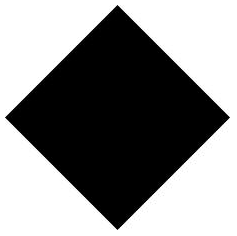
//> input picture images/diamond_model.png, 237 x 236 px
$ ./shape_match_example   (built with g++ and OpenCV 4)
//> lines starting //> are read from the running program, lines starting //| are printed output that depends on the picture; after the words box and inside, x2 and y2 are one past the last pixel; in counts of white or black regions, pixels touching at a corner belong together; pictures that were not available may be replaced by others from this repository, and a replacement may not be noted
### shape_match.h
// shape_match.h

#ifndef SHAPE_MATCH_H
#define SHAPE_MATCH_H

#include<opencv2/opencv.hpp>

#include<math.h>

// classes ///////////////////////////////////////////////////////////////////////////////////////////////////////
class AccumTableResult {
public:
    // member variables //////////////////////////////////////////////////////////////////////////////////////////
    int score;
    cv::Point accumTableLocation;

    //////////////////////////////////////////////////////////////////////////////////////////////////////////////
    static bool sortDescendingByScore(const AccumTableResult &atrLeft, const AccumTableResult &atrRight) {
        return(atrLeft.score > atrRight.score);
    }
};

// constants /////////////////////////////////////////////////////////////////////////////////////////////////////
const cv::Scalar SCALAR_BLACK = cv::Scalar(0.0, 0.0, 0.0);
const cv::Scalar SCALAR_WHITE = cv::Scalar(255.0, 255.0, 255.0);
const cv::Scalar SCALAR_YELLOW = cv::Scalar(0.0, 255.0, 255.0);
const cv::Scalar SCALAR_GREEN = cv::Scalar(0.0, 255.0, 0.0);
const cv::Scalar SCALAR_RED = cv::Scalar(0.0, 0.0, 255.0);

const double MIN_CANNY_THRESHOLD = 90.0;
const double MAX_CANNY_THRESHOLD = 180.0;

// function prototypes ///////////////////////////////////////////////////////////////////////////////////////////
bool checkIfDoublesAreEqual(double dblA, double dblB, double tolerance);
cv::Point findModelCenterOfMass(cv::Mat imgModel);
std::vector<cv::Point> calculateModelPointOffsets(cv::Mat imgModel, cv::Point modelCenterOfMass);
cv::Mat buildAccumTable(cv::Mat imgScene, std::vector<cv::Point> modelPointOffsets);
void runGeneralHough(cv::Mat imgModel, cv::Mat imgScene, cv::Mat accumTable);
std::vector<AccumTableResult> findAccumTableBestNResults(cv::Mat accumTable, int numBestResults);
void displayAccumTableVisually(cv::Mat accumTable);
void drawLetterOnImage(cv::Mat image, cv::String letter, cv::Point centerPoint, cv::Scalar color);
void printModelPointOffsetsToStdOut(std::vector<cv::Point> modelPointOffsets);
void printAccumTableToStdOut(cv::Mat accumTable);
void printAccumTableBestNResultsToStdOut(std::vector<AccumTableResult> bestNResults);

#endif      // end SHAPE_MATCH_H

### shape_match.cpp
// shape_match.cpp

#include"shape_match.h"

//////////////////////////////////////////////////////////////////////////////////////////////////////////////////
bool checkIfDoublesAreEqual(double dblA, double dblB, double tolearance) {
    if (std::fabs(dblA - dblB) < tolearance) {
        return true;
    } else {
        return false;
    }
}

//////////////////////////////////////////////////////////////////////////////////////////////////////////////////
cv::Point findModelCenterOfMass(cv::Mat imgModel) {
    // use the Hu Moments center of mass as the model reference points

    // Otsu thresh to a binary image
    cv::Mat imgThresh;
    cv::threshold(imgModel, imgThresh, 0.0, 255.0, CV_THRESH_BINARY_INV | CV_THRESH_OTSU);

    // then find outer contours
    std::vector<std::vector<cv::Point>> contours;
    cv::findContours(imgThresh.clone(), contours, CV_RETR_EXTERNAL, CV_CHAIN_APPROX_SIMPLE);

    // [7 lines of commented-out code are left out]
    cv::Moments moments = cv::moments(contours[0]);
    // cv::Moments moments = cv::moments(imgThresh);

    // using Hu Moments, find & return the center of mass
    int centerX = (int)(moments.m10 / moments.m00);
    int centerY = (int)(moments.m01 / moments.m00);
    return(cv::Point(centerX, centerY));
}

//////////////////////////////////////////////////////////////////////////////////////////////////////////////////
std::vector<cv::Point> calculateModelPointOffsets(cv::Mat imgModel, cv::Point modelCenterOfMass) {
    // for the model image, get Canny edges
    cv::Mat imgModelCannyEdges;
    cv::Canny(imgModel, imgModelCannyEdges, MIN_CANNY_THRESHOLD, MAX_CANNY_THRESHOLD);
    cv::imshow("imgModelCannyEdges", imgModelCannyEdges);

    // declare the model point offsets vector
    std::vector<cv::Point> modelPointOffsets;

    // for each pixel in the model Canny edges image . . .
    for (int currentX = 0; currentX < imgModelCannyEdges.cols; currentX++) {
        for (int currentY = 0; currentY < imgModelCannyEdges.rows; currentY++) {
            // if the current pixel value is > 0 . . .
            if (imgModelCannyEdges.at<uchar>(currentY, currentX) > 0) {
                // declare a point that is the difference between (i.e. the offset from) the model center of mass and the non-zero current pixel location, then append to the vector to be returned
                cv::Point pointToAppend(currentX - modelCenterOfMass.x, currentY - modelCenterOfMass.y);
                modelPointOffsets.push_back(pointToAppend);
            }
        }
    }
    return(modelPointOffsets);
}

//////////////////////////////////////////////////////////////////////////////////////////////////////////////////
cv::Mat buildAccumTable(cv::Mat imgScene, std::vector<cv::Point> modelPointOffsets) {
    // for the scene image, get Canny edges
    cv::Mat imgSceneCannyEdges;
    cv::Canny(imgScene, imgSceneCannyEdges, MIN_CANNY_THRESHOLD, MAX_CANNY_THRESHOLD);
    cv::imshow("imgSceneCannyEdges", imgSceneCannyEdges);

    // declare the accumulator table, a Mat (2D array) the size of the scene image, indexed as accumTable.at<uchar>(y, x)
    cv::Mat accumTable(imgScene.rows, imgScene.cols, CV_16UC1);
    accumTable = cv::Scalar::all(0);

    // for each pixel in the Canny edges image . . .
    for (int currentX = 0; currentX < imgScene.cols; currentX++) {
        for (int currentY = 0; currentY < imgScene.rows; currentY++) {

            /* The following is some trickery to speed up the algorithm greatly.  We could do the following:
            For each point in the image, consider it could be a possible center of mass of the found shape,
            so check for a match to every shape offset point, and this way we would have to iterate through
            every x, y value, and within that, every point in the shape offset list (this would be O(n^3)).
            Instead, we can iterate through every x, y position, check if the scene pixel is non-zero,
            then iterate through the shape offset points list, and work backward from the current x, y by
            subracting each model point offset, this makes the algorithm O(n^2) */

            // if the scene pixel value is > 0 . . .
            if (imgSceneCannyEdges.at<uchar>(currentY, currentX) > 0) {
                // for each point in the R-list
                for (auto &modelPointOffset : modelPointOffsets) {
                    // subtract rather than add b/c we're "going in reverse" from a non-zero point in the shape
                    // back to a possible center of mass
                    int possibleCenterOfMassX = currentX - modelPointOffset.x;
                    int possibleCenterOfMassY = currentY - modelPointOffset.y;
                    // if the possible center of mass is not off the edge of the image in any direction . . .
                    if (possibleCenterOfMassX >= 0 && possibleCenterOfMassX < imgSceneCannyEdges.cols && possibleCenterOfMassY >= 0 && possibleCenterOfMassY < imgSceneCannyEdges.rows) {
                        // using the accumulator x/y as an index, increment that location of the accumulator table by 1
                        accumTable.at<unsigned short>(possibleCenterOfMassY, possibleCenterOfMassX)++;
                    }
                }
            }

            // [11 lines of commented-out code are left out]

        }
    }
    return(accumTable);
}

//////////////////////////////////////////////////////////////////////////////////////////////////////////////////
void runGeneralHough(cv::Mat imgModel, cv::Mat imgScene, cv::Mat accumTable) {
    // get the 5 best matching results in the accum table
    std::vector<AccumTableResult> best5Results = findAccumTableBestNResults(accumTable, 5);
    printAccumTableBestNResultsToStdOut(best5Results);

    // make a copy of the scene image to draw results on
    cv::Mat imgResults = imgScene.clone();

    // convert results image to color so we can draw results in color
    cv::cvtColor(imgResults, imgResults, CV_GRAY2BGR);

    // for each of the best results, draw a small red circle at that location
    for (auto &result : best5Results) {
        cv::circle(imgResults, result.accumTableLocation, 5, SCALAR_RED, -1);
    }

    // get the best result location, then draw a yellow "X" at that location
    AccumTableResult bestResult = best5Results[0];
    drawLetterOnImage(imgResults, "X", bestResult.accumTableLocation, SCALAR_YELLOW);

    // show the results image (same as the scene, but with the red circles and yellow X)
    cv::imshow("imgResults", imgResults);
}

//////////////////////////////////////////////////////////////////////////////////////////////////////////////////
std::vector<AccumTableResult> findAccumTableBestNResults(cv::Mat accumTable, int numBestResults) {
    std::vector<AccumTableResult> accumTableResults;

    // for each entry in the accum table . . .
    for (int currentX = 0; currentX < accumTable.cols; currentX++) {
        for (int currentY = 0; currentY < accumTable.rows; currentY++) {
            // declare and populate an AccumTableResult, then add to the vector
            AccumTableResult accumTableResult;
            accumTableResult.score = accumTable.at<unsigned short>(currentY, currentX);
            accumTableResult.accumTableLocation = cv::Point(currentX, currentY);
            accumTableResults.push_back(accumTableResult);
        }
    }
    // sort the vector of AccumTableResults in descending order based on score (i.e. best score 1st, 2nd best score 2nd, etc.)
    std::sort(accumTableResults.begin(), accumTableResults.end(), AccumTableResult::sortDescendingByScore);
    std::vector<AccumTableResult> bestNResults;       // this will be the return value

    // add the best N results to the vector to return
    for (int i = 0; i < numBestResults; i++) {
        bestNResults.push_back(accumTableResults[i]);
    }
    return bestNResults;
}

//////////////////////////////////////////////////////////////////////////////////////////////////////////////////
void displayAccumTableVisually(cv::Mat accumTable) {
    unsigned short accumTableMaxScore = 0;

    for (int currentX = 0; currentX < accumTable.cols; currentX++) {
        for (int currentY = 0; currentY < accumTable.rows; currentY++) {
            if (accumTable.at<unsigned short>(currentY, currentX) > accumTableMaxScore) {
                accumTableMaxScore = accumTable.at<unsigned short>(currentY, currentX);
            }
        }
    }
    double scaleFactor = 255.0 / (double)accumTableMaxScore;
    cv::Mat imgAccumTableScaled(accumTable.rows, accumTable.cols, CV_8UC1);

    for (int currentX = 0; currentX < accumTable.cols; currentX++) {
        for (int currentY = 0; currentY < accumTable.rows; currentY++) {
            imgAccumTableScaled.at<uchar>(currentY, currentX) = (uchar)((double)accumTable.at<unsigned short>(currentY, currentX) * scaleFactor);
        }
    }
    cv::imshow("imgAccumTableScaled", imgAccumTableScaled);
}

//////////////////////////////////////////////////////////////////////////////////////////////////////////////////
void drawLetterOnImage(cv::Mat image, cv::String letter, cv::Point centerPoint, cv::Scalar color) {
    int intFontFace = CV_FONT_HERSHEY_SIMPLEX;
    double dblFontScale = (double)image.rows / 400.0;       // base font scale on number of rows (i.e. height) of the image
    int intFontThickness = (int)std::round(dblFontScale * 1.5);     // base font thickness on font scale
    int intBaseline = 0;

    // get the text size, then calculate the lower left origin of the text area
    cv::Size textSize = cv::getTextSize(letter, intFontFace, dblFontScale, intFontThickness, &intBaseline);

    cv::Point lowerLeftTextOrigin;

    lowerLeftTextOrigin.x = (int)(centerPoint.x - (textSize.width / 2));
    lowerLeftTextOrigin.y = (int)(centerPoint.y - (textSize.height / 2));

    cv::putText(image, letter, lowerLeftTextOrigin, intFontFace, dblFontScale, color, intFontThickness);
}

//////////////////////////////////////////////////////////////////////////////////////////////////////////////////
// [24 lines left out: functions printModelPointOffsetsToStdOut, printAccumTableToStdOut, not called in this run]

//////////////////////////////////////////////////////////////////////////////////////////////////////////////////
void printAccumTableBestNResultsToStdOut(std::vector<AccumTableResult> bestNRestuls) {
    std::cout << "\n" << "Accum Table best " << bestNRestuls.size() << " results: " << "\n";
    std::cout << "score    x  ,     y   " << "\n";
    for (auto &accumTableResult : bestNRestuls) {
        std::cout << accumTableResult.score << "    " << accumTableResult.accumTableLocation.x << ", " << accumTableResult.accumTableLocation.y << "\n";
    }
    std::cout << "\n";
}

### shape_match_example.cpp
// shape_match_example.cpp

#include<opencv2/opencv.hpp>

#include"shape_match.h"

#include<iostream>
#include<conio.h>         // may have to modify this line if not using Windows

//////////////////////////////////////////////////////////////////////////////////////////////////////////////////
int main() {

    double scaleFactor = 0.5;
    std::cout << "starting program . . ." << "\n\n";

    // read in the model image & convert to grayscale, show error and bail if applicable
    cv::Mat imgModel = cv::imread("./images/diamond_model.png");
//> imgModel is the input picture: 236 rows x 237 cols, CV_8UC3; min 0, max 255, mean 139.5
    if (imgModel.empty()) {
        std::cout << "error: model image not read from file" << "\n\n";
        _getch();
        return(0);
    }
    cv::cvtColor(imgModel, imgModel, cv::COLOR_BGR2GRAY);
//> imgModel: 236 rows x 237 cols, CV_8UC1
    cv::imshow("imgModel", imgModel);

    // read in the scene image & convert to grayscale, show error and bail if applicable
    cv::Mat imgScene = cv::imread("./images/diamond_scene4.png");
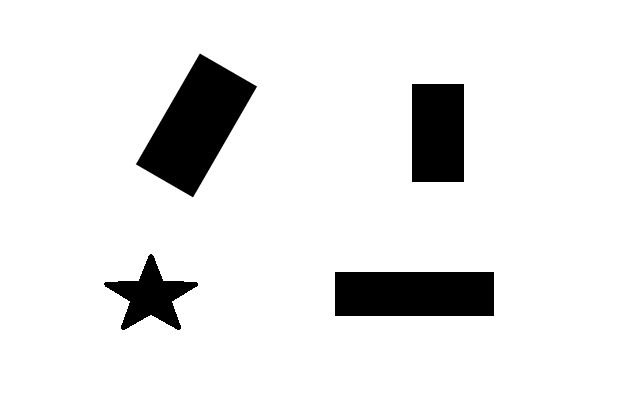
//> input picture images/shapes_scene.png, 640 x 400 px, given in place of diamond_scene4.png, which was not available
//> imgScene is the input picture: 400 rows x 640 cols, CV_8UC3; min 0, max 255, mean 231.6
    if (imgScene.empty()) {
        std::cout << "error: scene image not read from file" << "\n\n";
        _getch();
        return(0);
    }
    cv::cvtColor(imgScene, imgScene, cv::COLOR_BGR2GRAY);
//> imgScene: 400 rows x 640 cols, CV_8UC1
    cv::imshow("imgScene", imgScene);

    // if the scale factor is not 1.0, resize both the model & scene images accordingly
    if (!checkIfDoublesAreEqual(scaleFactor, 1.0, 0.1)) {
        cv::resize(imgModel, imgModel, cv::Size(), scaleFactor, scaleFactor);
//> imgModel: 118 rows x 118 cols, CV_8UC1
        cv::resize(imgScene, imgScene, cv::Size(), scaleFactor, scaleFactor);
//> imgScene: 200 rows x 320 cols, CV_8UC1
    }

    // get the starting time (tick count) so we can calculate execution time at the end
    double startingTickCount = (double)cv::getTickCount();

    // find the center of mass of the model
    cv::Point modelCenterOfMass = findModelCenterOfMass(imgModel);
//> in findModelCenterOfMass, `cv::threshold(imgModel, imgThresh, 0.0, 255.0, CV_THRESH_BINARY_INV | ..`:
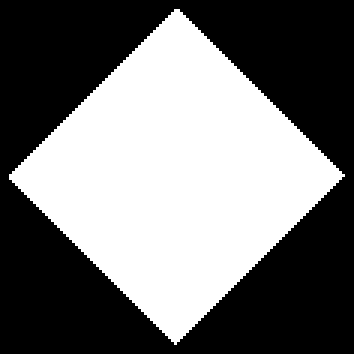
//> imgThresh: 118 rows x 118 cols, CV_8UC1 (shown 3 times larger); 45.4% white; 1 white region
//> in findModelCenterOfMass, `cv::findContours(imgThresh.clone(), contours, CV_RETR_EXTERNAL, CV_CHA..`: contours = 1 contour; box (x1, y1, x2, y2) and area: (3, 3, 115, 115) 6216
//> in findModelCenterOfMass, `cv::Moments moments = cv::moments(contours[0]);`: moments = moments, m00 6215.5, centre m10/m00, m01/m00 = (58.25, 58.25)
//> in findModelCenterOfMass, `int centerX = (int)(moments.m10 / moments.m00);`: centerX = 58
//> modelCenterOfMass = Point(58, 58)
    std::cout << "modelCenterOfMass = " << modelCenterOfMass.x << ", " << modelCenterOfMass.y << "\n\n";
//| modelCenterOfMass = 58, 58

    // get the model point offsets
    std::vector<cv::Point> modelPointOffsets = calculateModelPointOffsets(imgModel, modelCenterOfMass);
//> in calculateModelPointOffsets, `cv::Canny(imgModel, imgModelCannyEdges, MIN_CANNY_THRESHOLD, MAX_CANNY..`:
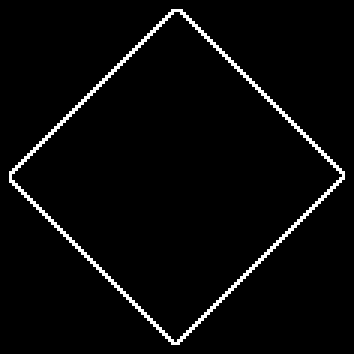
//> imgModelCannyEdges: 118 rows x 118 cols, CV_8UC1 (shown 3 times larger); 3.2% white in thin lines or dots
//> after the loop in calculateModelPointOffsets, `for (int currentX = 0; currentX < imgModelCannyEdges.cols; currentX++)`: modelPointOffsets = 444 Points (x, y), first 12: [-55, -1], [-55, 0], [-55, 1], [-55, 2], [-54, -2], [-54, -1], [-54, 2], [-54, 3], [-53, -3], [-53, -2], [-53, 3], [-53, 4]

    // printModelPointOffsetsToStdOut(modelPointOffsets);       // un-comment this line to print model point offsets to the command line
    std::cout << "modelPointOffsets.size() = " << modelPointOffsets.size() << "\n";
//| modelPointOffsets.size() = 444

    // build the accumulator table
    cv::Mat accumTable = buildAccumTable(imgScene, modelPointOffsets);
//> in buildAccumTable, `cv::Canny(imgScene, imgSceneCannyEdges, MIN_CANNY_THRESHOLD, MAX_CANNY..`:
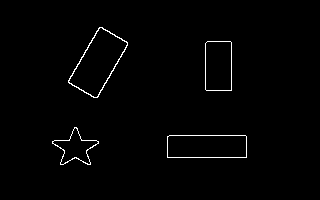
//> imgSceneCannyEdges: 200 rows x 320 cols, CV_8UC1; 1.2% white in thin lines or dots, all inside (x1, y1, x2, y2) = (52, 27, 247, 165)
//> after the loop in buildAccumTable, `for (int currentX = 0; currentX < imgScene.cols; currentX++)`:
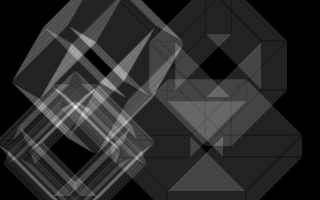
//> accumTable: 200 rows x 320 cols, CV_16UC1; min 0, max 30, mean 5.1; drawn with min black and max white
    displayAccumTableVisually(accumTable);
//> the loop in displayAccumTableVisually, `for (int currentX = 0; currentX < accumTable.cols; currentX++)` made 320 passes
//> accumTableMaxScore on passes 1 to 3: 7, 8, 8
//> after the loop in displayAccumTableVisually, `for (int currentX = 0; currentX < accumTable.cols; currentX++)`: accumTableMaxScore = 30
//> in displayAccumTableVisually, `double scaleFactor = 255.0 / (double)accumTableMaxScore;`: scaleFactor = 8.5
    // print AccumTableToStdOut(accumTable);        // un-comment this line to print the accum table to the command line

    // finally we can look for the shape
    runGeneralHough(imgModel, imgScene, accumTable);
//> after the loop in findAccumTableBestNResults, `for (int currentX = 0; currentX < accumTable.cols; currentX++)`: accumTableResults = 64000 items
//> in runGeneralHough, `std::vector<AccumTableResult> best5Results = findAccumTableBestNResult..`: best5Results = 5 items
//| Accum Table best 5 results:
//> the loop in printAccumTableBestNResultsToStdOut, `for (auto &accumTableResult : bestNRestuls)` made 5 passes
//| 30    75, 106
//| 29    75, 107
//| 28    76, 107
//| 27    76, 106
//| 27    74, 107
//> the loop in runGeneralHough, `for (auto &result : best5Results)` made 5 passes
//> result.accumTableLocation on passes 2 to 5: Point(75, 107), Point(76, 107), Point(76, 106), Point(74, 107)
//> after the loop in runGeneralHough, `for (auto &result : best5Results)`:
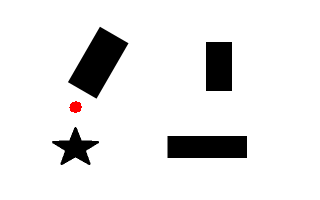
//> imgResults: 200 rows x 320 cols, CV_8UC3; mean B, G, R 231.2, 231.2, 231.6
//> in drawLetterOnImage, `lowerLeftTextOrigin.x = (int)(centerPoint.x - (textSize.width / 2));`: lowerLeftTextOrigin = Point(70, 0)
//> in drawLetterOnImage, `lowerLeftTextOrigin.y = (int)(centerPoint.y - (textSize.height / 2));`: lowerLeftTextOrigin = Point(70, 100)
//> in drawLetterOnImage, `cv::putText(image, letter, lowerLeftTextOrigin, intFontFace, dblFontSc..`: image: 200 rows x 320 cols, CV_8UC3; 21 pixels changed, all inside (x1, y1, x2, y2) = (72, 90, 80, 101)
//> in runGeneralHough, `drawLetterOnImage(imgResults, "X", bestResult.accumTableLocation, SCAL..`: bestResult.accumTableLocation = Point(75, 106)
    double timeInSeconds = ((double)cv::getTickCount() - startingTickCount) / cv::getTickFrequency();
    std::cout << "program done !! (took " << timeInSeconds << " seconds)" << "\n";

    cv::waitKey();
    return(0);
}
